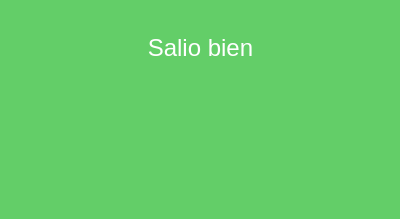
<?xml version="1.0" encoding="UTF-8"?>
<ui version="4.0">
 <class>Dialog</class>
 <widget class="QDialog" name="Dialog">
  <property name="geometry">
   <rect>
    <x>0</x>
    <y>0</y>
    <width>400</width>
    <height>219</height>
   </rect>
  </property>
  <property name="windowTitle">
   <string>Dialog</string>
  </property>
  <property name="styleSheet">
   <string notr="true">background-color: rgb(99, 206, 104);
color:white;</string>
  </property>
  <widget class="QTextEdit" name="ca_aviso">
   <property name="geometry">
    <rect>
     <x>40</x>
     <y>30</y>
     <width>321</width>
     <height>151</height>
    </rect>
   </property>
   <property name="styleSheet">
    <string notr="true">border:none;</string>
   </property>
   <property name="html">
    <string>&lt;!DOCTYPE HTML PUBLIC &quot;-//W3C//DTD HTML 4.0//EN&quot; &quot;http://www.w3.org/TR/REC-html40/strict.dtd&quot;&gt;
&lt;html&gt;&lt;head&gt;&lt;meta name=&quot;qrichtext&quot; content=&quot;1&quot; /&gt;&lt;style type=&quot;text/css&quot;&gt;
p, li { white-space: pre-wrap; }
&lt;/style&gt;&lt;/head&gt;&lt;body style=&quot; font-family:'MS Shell Dlg 2'; font-size:8.25pt; font-weight:400; font-style:normal;&quot;&gt;
&lt;p align=&quot;center&quot; style=&quot; margin-top:0px; margin-bottom:0px; margin-left:0px; margin-right:0px; -qt-block-indent:0; text-indent:0px;&quot;&gt;&lt;span style=&quot; font-size:18pt;&quot;&gt;Salio bien&lt;/span&gt;&lt;/p&gt;&lt;/body&gt;&lt;/html&gt;</string>
   </property>
  </widget>
 </widget>
 <resources/>
 <connections/>
</ui>
